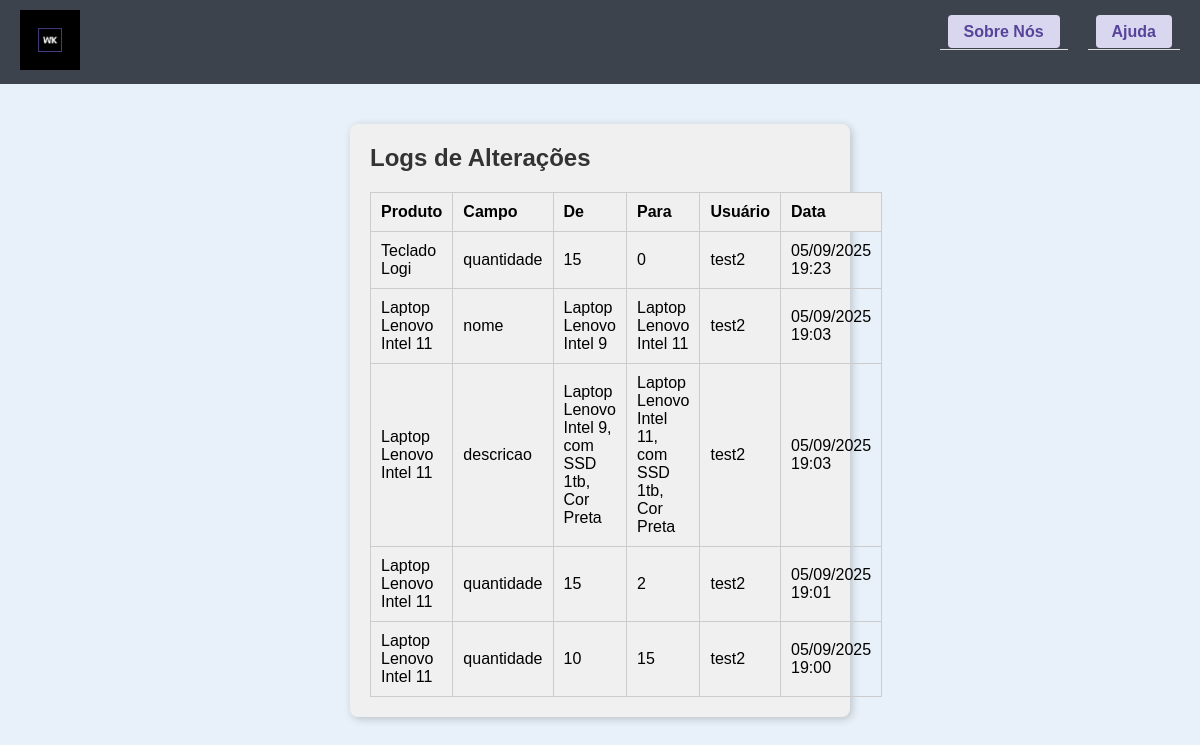
Page /logs/ (signed in) on the committed database.
### app/models.py (models this page shows)
class LogAlteracao(db.Model):
    id = db.Column(db.Integer, primary_key=True)
    produto_id = db.Column(db.Integer, db.ForeignKey('produto.id'), nullable=False)
    usuario_id = db.Column(db.Integer, db.ForeignKey('user.id'), nullable=False)
    campo_alterado = db.Column(db.String, nullable=False)
    valor_antigo = db.Column(db.Text, nullable=True)
    valor_novo = db.Column(db.Text, nullable=True)
    data_alteracao = db.Column(db.DateTime, default=datetime.utcnow)
    produto = db.relationship('Produto', backref='logs')
    usuario = db.relationship('User', backref='alteracoes')

class Produto(db.Model):
    id = db.Column(db.Integer, primary_key=True)
    nome = db.Column(db.String, nullable=True)
    quantidade = db.Column(db.Integer, nullable=True)
    quantidade_minima = db.Column(db.Integer, nullable=True, default = 0)
    descricao = db.Column(db.Text, nullable=True)

class User(db.Model, UserMixin):
    __tablename__ = "user"
    id = db.Column(db.Integer, primary_key=True)
    nome = db.Column(db.String, nullable=True)
    sobrenome = db.Column(db.String, nullable=True)
    login_nome = db.Column(db.String, nullable=False)
    senha = db.Column(db.String, nullable=True)
    admin = db.Column(db.Boolean, nullable=False, default=False)
    __table_args__ = (
        db.UniqueConstraint("login_nome", name="uq_user_login_nome"),
    )

### app/views.py (the view)
@app.route('/logs/')
@login_required
def ver_logs():
    if not current_user.admin:
        abort(403)
    logs = LogAlteracao.query.order_by(LogAlteracao.data_alteracao.desc()).all()
    return render_template('logs.html', logs=logs)

### app/models.py (called while the page is built)
@login_manager.user_loader
def load_user(user_id):
    return User.query.get(user_id)

### app/templates/logs.html
{% extends 'base.html' %}
{% block content %}
    <div class="formulario">
        <h2>Logs de Alterações</h2>
        <table class = "tabela">
            <thead>
                <tr>
                    <th>Produto</th>
                    <th>Campo</th>
                    <th>De</th>
                    <th>Para</th>
                    <th>Usuário</th>
                    <th>Data</th>
                </tr>
            </thead>
            <tbody>
                {% for log in logs %}
                <tr>
                    <td>{{ log.produto.nome }}</td>
                    <td>{{ log.campo_alterado }}</td>
                    <td>{{ log.valor_antigo }}</td>
                    <td>{{ log.valor_novo }}</td>
                    <td>{{ log.usuario.login_nome }}</td>
                    <td>{{ log.data_alteracao.strftime('%d/%m/%Y %H:%M') }}</td>
                </tr>
                {% endfor %}
            </tbody>
        </table>
    </div>
{% endblock %}

### app/static/css/style.css (style rules this page uses)
* { margin: 0; padding: 0; box-sizing: border-box; }
body { font-family: 'Trebuchet MS', sans-serif; background-color: #e8f1f9; min-width: 370px; }
.formulario { background-color: #f0f0f0; border-radius: 8px; padding: 20px; margin-bottom: 20px; box-shadow: 2px 2px 8px rgba(0, 0, 0, 0.2); width: 100%; max-width: 500px; }
.formulario h2 { margin-bottom: 15px; color: #333; }
table { width: 100%; border-collapse: collapse; margin-top: 20px; }
table th, table td { border: 1px solid #ccc; padding: 10px; text-align: left; }
table th { background-color: #f0f0f0; }

### rows in the picture
LogAlteracao: produto.nome "Teclado Logi", campo_alterado "quantidade", valor_antigo "15", valor_novo "0", usuario.login_nome "test2", data_alteracao "05/09/2025 19:23"
LogAlteracao: produto.nome "Laptop Lenovo Intel 11", campo_alterado "nome", valor_antigo "Laptop Lenovo Intel 9", valor_novo "Laptop Lenovo Intel 11", usuario.login_nome "test2", data_alteracao "05/09/2025 19:03"
LogAlteracao: produto.nome "Laptop Lenovo Intel 11", campo_alterado "descricao", valor_antigo "Laptop Lenovo Intel 9, com SSD 1tb, Cor Preta", valor_novo "Laptop Lenovo Intel 11, com SSD 1tb, Cor Preta", usuario.login_nome "test2", data_alteracao "05/09/2025 19:03"
LogAlteracao: produto.nome "Laptop Lenovo Intel 11", campo_alterado "quantidade", valor_antigo "15", valor_novo "2", usuario.login_nome "test2", data_alteracao "05/09/2025 19:01"
LogAlteracao: produto.nome "Laptop Lenovo Intel 11", campo_alterado "quantidade", valor_antigo "10", valor_novo "15", usuario.login_nome "test2", data_alteracao "05/09/2025 19:00"
